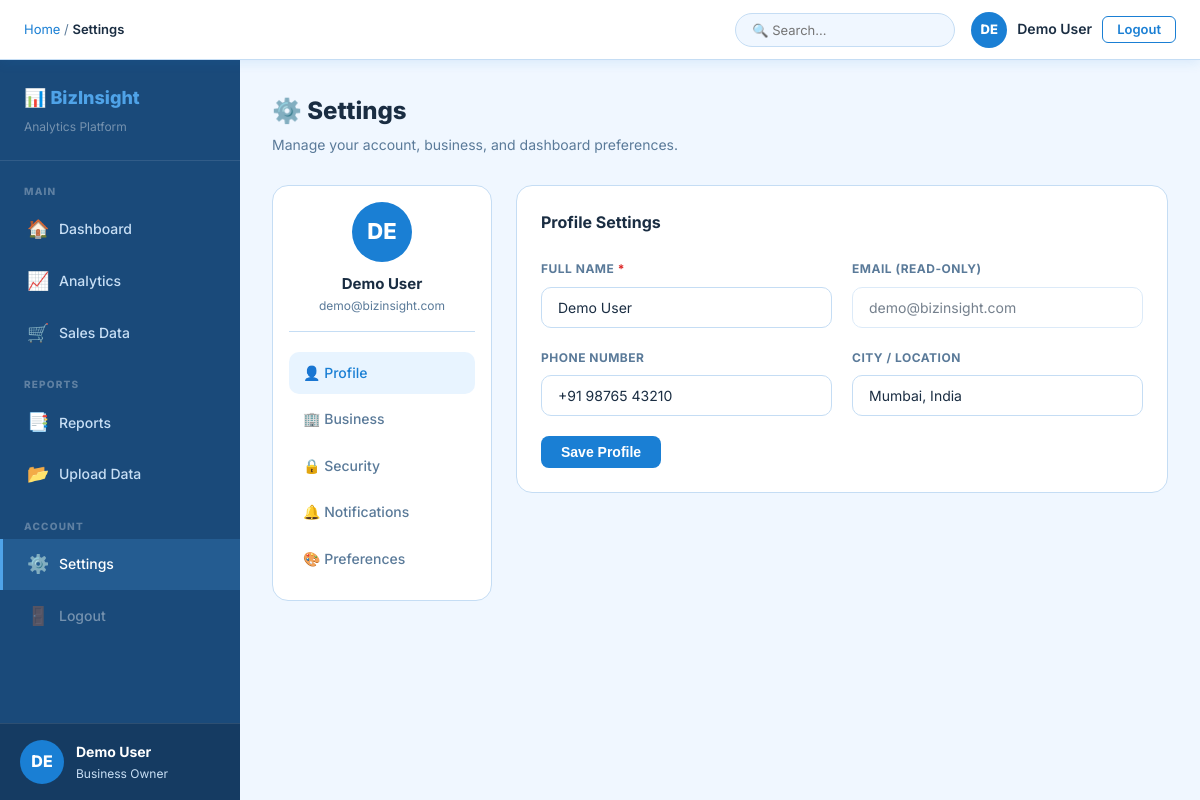
The page /settings.php (signed in) on the database its author committed.
### tables this page shows
CREATE TABLE IF NOT EXISTS users (
  id            INT AUTO_INCREMENT PRIMARY KEY,
  name          VARCHAR(100)  NOT NULL,
  email         VARCHAR(150)  NOT NULL UNIQUE,
  password      VARCHAR(255)  NOT NULL,
  business_name VARCHAR(150)  DEFAULT '',
  business_type VARCHAR(80)   DEFAULT '',
  phone         VARCHAR(30)   DEFAULT '',
  city          VARCHAR(80)   DEFAULT '',
  gst           VARCHAR(30)   DEFAULT '',
  currency      VARCHAR(10)   DEFAULT 'INR',
  created_at    DATETIME      DEFAULT CURRENT_TIMESTAMP,
  updated_at    DATETIME      DEFAULT CURRENT_TIMESTAMP ON UPDATE CURRENT_TIMESTAMP
);

### includes/auth_check.php (called while the page is built, shortened)
<?php
function getCurrentUser() {
    return [
        'id'    => $_SESSION['user_id'],
        'name'  => $_SESSION['user_name']  ?? 'User',
        'email' => $_SESSION['user_email'] ?? '',
    ];
}
?>

### includes/functions.php (called while the page is built, shortened)
<?php
function e($str) {
    return htmlspecialchars($str, ENT_QUOTES, 'UTF-8');
}
?>

### settings.php (the view, shortened to what this page needs)
<?php
require_once 'includes/auth_check.php';
require_once 'includes/db.php';
require_once 'includes/functions.php';
$user = getCurrentUser();
$uid  = $user['id'];
$stmt = $conn->prepare("SELECT * FROM users WHERE id = ?");
$stmt->bind_param("i", $uid);
$stmt->execute();
$profile = $stmt->get_result()->fetch_assoc();
$active_tab = $_GET['tab'] ?? 'profile';
include 'includes/header.php';
?>
<div class="page-header">
  <div>
    <h1>⚙️ Settings</h1>
    <p>Manage your account, business, and dashboard preferences.</p>
  </div>
</div>
<div class="settings-grid">
  <div class="card settings-nav" style="padding:16px;height:fit-content">
    <div class="settings-nav-avatar" style="text-align:center;margin-bottom:20px;padding-bottom:16px;border-bottom:1px solid var(--border)">
      <div class="user-avatar" style="margin:0 auto 10px;width:60px;height:60px;font-size:22px"><?= strtoupper(substr($profile['name'],0,2)) ?></div>
      <div style="font-weight:700"><?= e($profile['name']) ?></div>
      <div style="font-size:12px;color:var(--text-muted)"><?= e($profile['email']) ?></div>
    </div>
    <div class="settings-nav-links">
      <a href="?tab=profile" class="settings-link <?= $active_tab==='profile'?'active':'' ?>">👤 Profile</a>
      <a href="?tab=business" class="settings-link <?= $active_tab==='business'?'active':'' ?>">🏢 Business</a>
      <a href="?tab=security" class="settings-link <?= $active_tab==='security'?'active':'' ?>">🔒 Security</a>
      <a href="?tab=notifications" class="settings-link <?= $active_tab==='notifications'?'active':'' ?>">🔔 Notifications</a>
      <a href="?tab=preferences" class="settings-link <?= $active_tab==='preferences'?'active':'' ?>">🎨 Preferences</a>
    </div>
  </div>
  <div>
    <?php if($active_tab === 'profile'): ?>
    <div class="card">
      <div class="card-title" style="margin-bottom:24px">Profile Settings</div>
      <form method="POST">
        <div class="form-row-grid">
          <div class="form-group"><label>Full Name <span class="req">*</span></label><input type="text" name="name" class="input-field" value="<?= e($profile['name']) ?>" required></div>
          <div class="form-group"><label>Email (read-only)</label><input type="email" class="input-field" value="<?= e($profile['email']) ?>" readonly style="opacity:.6;cursor:not-allowed"></div>
        </div>
        <div class="form-row-grid">
          <div class="form-group"><label>Phone Number</label><input type="text" name="phone" class="input-field" value="<?= e($profile['phone'] ?? '') ?>" placeholder="+91 98765 43210"></div>
          <div class="form-group"><label>City / Location</label><input type="text" name="city" class="input-field" value="<?= e($profile['city'] ?? '') ?>" placeholder="Mumbai, India"></div>
        </div>
        <button type="submit" class="btn btn-primary">Save Profile</button>
      </form>
    </div>
    <?php endif; ?>
  </div>
</div>
<?php include 'includes/footer.php'; ?>

### assets/css/style.css (style rules this page uses)
*, *::before, *::after { margin: 0; padding: 0; box-sizing: border-box; }
:root { --blue: #1a7fd4; --blue-light: #e8f4ff; --blue-mid: #4fa3e8; --blue-dark: #0d5fa3; --white: #ffffff; --bg: #f0f7ff; --sidebar: #1a4a7a; --sidebar-txt: #c8dff5; --text: #1a2d42; --text-muted: #5a7a99; --border: #c5ddf4; --green: #16a34a; --red: #dc2626; --amber: #d97706; --purple: #7c3aed; --shadow: rgba(26,127,212,.12); }
body { font-family: 'Segoe UI', system-ui, -apple-system, sans-serif; background: var(--bg); color: var(--text); font-size: 15px; line-height: 1.6; min-height: 100vh; }
.btn { padding: 9px 20px; border-radius: 8px; border: none; cursor: pointer; font-size: 14px; font-weight: 600; text-decoration: none; display: inline-block; transition: all .2s; line-height: 1; }
.btn-primary { background: var(--blue); color: #fff; }
.form-group { margin-bottom: 20px; }
.form-group label { display: block; font-size: 12px; font-weight: 700; color: var(--text-muted); text-transform: uppercase; letter-spacing: .5px; margin-bottom: 8px; }
.input-field { width: 100%; padding: 11px 16px; border: 1.5px solid var(--border); border-radius: 10px; font-size: 14px; color: var(--text); background: #fff; outline: none; transition: border .2s; font-family: inherit; }
.form-row-grid { display: grid; grid-template-columns: 1fr 1fr; gap: 20px; }
.req { color: var(--red); }
.card { background: var(--white); border: 1.5px solid var(--border); border-radius: 16px; padding: 24px; margin-bottom: 24px; }
.card-title { font-size: 16px; font-weight: 700; color: var(--text); }
.settings-link { display: block; padding: 10px 14px; border-radius: 10px; color: var(--text-muted); text-decoration: none; font-size: 14px; font-weight: 500; cursor: pointer; margin-bottom: 4px; transition: all .2s; }
.settings-link:hover, .settings-link.active { background: var(--blue-light); color: var(--blue); }

### assets/css/dashboard.css (style rules this page uses)
.topbar-avatar, .user-avatar { width: 36px; height: 36px; border-radius: 50%; background: var(--blue); color: #fff; display: flex; align-items: center; justify-content: center; font-size: 13px; font-weight: 800; flex-shrink: 0; }
.user-avatar { width: 44px; height: 44px; font-size: 16px; }
.page-header { display: flex; align-items: flex-start; justify-content: space-between; margin-bottom: 28px; }
.page-header h1 { font-size: 24px; font-weight: 800; margin-bottom: 4px; }
.page-header p { color: var(--text-muted); font-size: 14px; }

### includes/header.php (style rules this page uses)
body { font-family: 'Inter', 'Segoe UI', system-ui, sans-serif; }

### settings.php (style rules this page uses)
.settings-grid { display: grid; grid-template-columns: 220px 1fr; gap: 24px; }

### rows shown on the page
users: name "DE", name "Demo User", email "demo@bizinsight.com", phone "+91 98765 43210", city "Mumbai, India"

### other values the page prints
$page_title "Settings"
$initials "DE"
$display_name "Demo User"
substr($sidebar_name, 0, 2) "DE"
$sidebar_name "Demo User"
